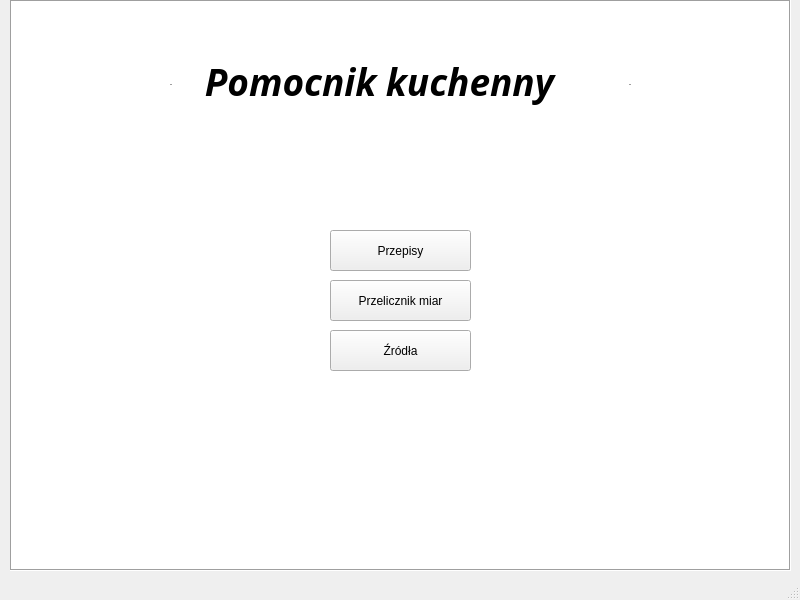
<?xml version="1.0" encoding="UTF-8"?>
<ui version="4.0">
 <class>MainWindow</class>
 <widget class="QMainWindow" name="MainWindow">
  <property name="geometry">
   <rect>
    <x>0</x>
    <y>0</y>
    <width>800</width>
    <height>600</height>
   </rect>
  </property>
  <property name="windowTitle">
   <string>MainWindow</string>
  </property>
  <property name="documentMode">
   <bool>false</bool>
  </property>
  <widget class="QWidget" name="centralwidget">
   <widget class="QPushButton" name="pushButton">
    <property name="geometry">
     <rect>
      <x>330</x>
      <y>230</y>
      <width>141</width>
      <height>41</height>
     </rect>
    </property>
    <property name="text">
     <string>Przepisy</string>
    </property>
   </widget>
   <widget class="QPushButton" name="pushButton_2">
    <property name="geometry">
     <rect>
      <x>330</x>
      <y>280</y>
      <width>141</width>
      <height>41</height>
     </rect>
    </property>
    <property name="text">
     <string>Przelicznik miar</string>
    </property>
   </widget>
   <widget class="QPushButton" name="pushButton_3">
    <property name="geometry">
     <rect>
      <x>330</x>
      <y>330</y>
      <width>141</width>
      <height>41</height>
     </rect>
    </property>
    <property name="text">
     <string>Źródła</string>
    </property>
   </widget>
   <widget class="QGraphicsView" name="graphicsView">
    <property name="geometry">
     <rect>
      <x>10</x>
      <y>0</y>
      <width>781</width>
      <height>571</height>
     </rect>
    </property>
    <property name="frameShape">
     <enum>QFrame::Box</enum>
    </property>
   </widget>
   <widget class="QTextEdit" name="textEdit">
    <property name="geometry">
     <rect>
      <x>170</x>
      <y>50</y>
      <width>461</width>
      <height>70</height>
     </rect>
    </property>
    <property name="font">
     <font>
      <family>Tempus Sans ITC</family>
     </font>
    </property>
    <property name="autoFillBackground">
     <bool>false</bool>
    </property>
    <property name="frameShape">
     <enum>QFrame::HLine</enum>
    </property>
    <property name="frameShadow">
     <enum>QFrame::Sunken</enum>
    </property>
    <property name="html">
     <string>&lt;!DOCTYPE HTML PUBLIC &quot;-//W3C//DTD HTML 4.0//EN&quot; &quot;http://www.w3.org/TR/REC-html40/strict.dtd&quot;&gt;
&lt;html&gt;&lt;head&gt;&lt;meta name=&quot;qrichtext&quot; content=&quot;1&quot; /&gt;&lt;style type=&quot;text/css&quot;&gt;
p, li { white-space: pre-wrap; }
&lt;/style&gt;&lt;/head&gt;&lt;body style=&quot; font-family:'Tempus Sans ITC'; font-size:8.25pt; font-weight:400; font-style:normal;&quot;&gt;
&lt;p style=&quot; margin-top:0px; margin-bottom:0px; margin-left:0px; margin-right:0px; -qt-block-indent:0; text-indent:0px;&quot;&gt;&lt;span style=&quot; font-family:'MS Shell Dlg 2'; font-size:28pt; font-weight:600; font-style:italic;&quot;&gt;   Pomocnik kuchenny&lt;/span&gt;&lt;/p&gt;&lt;/body&gt;&lt;/html&gt;</string>
    </property>
   </widget>
   <zorder>graphicsView</zorder>
   <zorder>pushButton</zorder>
   <zorder>pushButton_2</zorder>
   <zorder>pushButton_3</zorder>
   <zorder>textEdit</zorder>
  </widget>
  <widget class="QMenuBar" name="menubar">
   <property name="geometry">
    <rect>
     <x>0</x>
     <y>0</y>
     <width>800</width>
     <height>20</height>
    </rect>
   </property>
  </widget>
  <widget class="QStatusBar" name="statusbar"/>
 </widget>
 <resources/>
 <connections/>
</ui>
